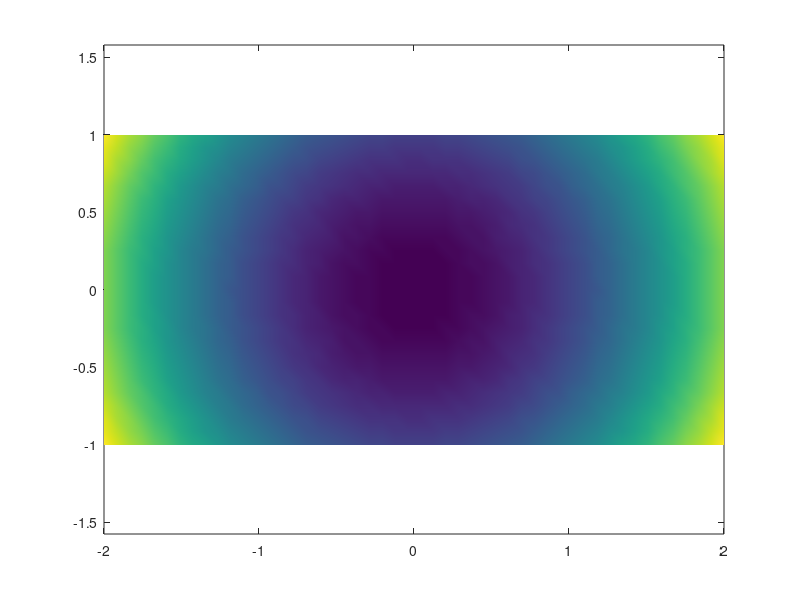

Write MATLAB code to recreate this figure.
xa = linspace(-2,2,50);
ya = linspace(-1,1,25);
[Y,X] = meshgrid(ya,xa);
D = X.^2 + Y.^2;
pcolor(xa,ya,D');
shading interp;
axis equal tight;